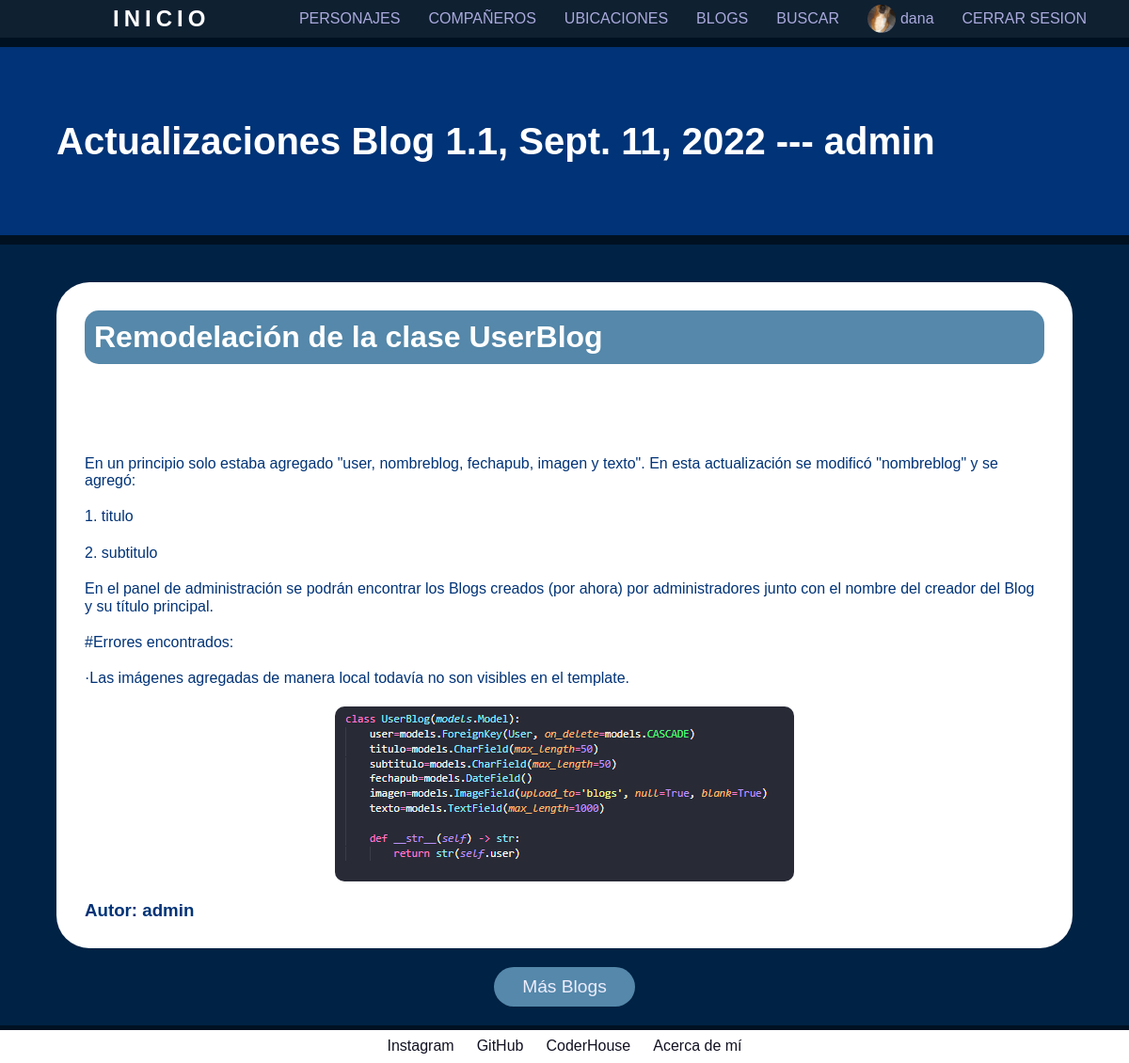
Page /AppPersonajes/listablog/2/ (signed in) on the committed database.
### AppPersonajes/models.py (models this page shows, shortened)
class UserBlog(models.Model):
    username=models.CharField(max_length=50)
    titulo=models.CharField(max_length=50)
    subtitulo=models.CharField(max_length=100)
    fechapub=models.DateField(default=datetime.now)
    imagen=models.ImageField(upload_to='blogs', null=True, blank=True)
    texto=RichTextField(max_length=2000)

### AppPersonajes/views.py (the view)
# urls.py: path("listablog/<int:id>/", leerBlog, name="blog"),
@login_required
def leerBlog(request, id):
    blog=UserBlog.objects.get(id=id)
    return render(request, "App/blog.html", {"blog":blog, "imagen":obtenerAvatar(request)})

### AppPersonajes/views.py (called while the page is built)
@login_required
def obtenerAvatar(request):
    lista=Avatar.objects.filter(user=request.user)
    if len(lista)!=0:
        imagen=lista[0].imagen.url
    else:
        imagen=""
    return imagen

### AppPersonajes/templates/App/blog.html (shortened to what this page needs)
{% extends "App/padre.html" %}
{% load static %}
{% block titulo_de_pagina %}
    <h1 class="titulotemplates">{{ blog.titulo }},  {{blog.fechapub }} --- {{ blog.username }}</h1>
{% endblock %}
{% block contenido_variable %}
    <div class="contenedor-blog">
        <div class="blog">
            <h1>{{ blog.subtitulo }}</h1>
            <p>{{ blog.texto|safe }}</p>
            {% if blog.imagen %}
                <img src="{{ blog.imagen.url }}" alt="img-blog" title="Imagen Blog de {{ blog.username }}">
            {% endif %}
            <h3>Autor: {{ blog.username }}</h3>
        </div>
        <a class="btn_volver" href="{% url 'listablog' %}">Más Blogs</a>
    </div>
{% endblock %}

### AppPersonajes/templates/App/padre.html (shortened to what this page needs)
<!DOCTYPE html>
<html lang="en">
    <head>
        {% load static %}
        <link href= "{% static '\App\css\style.css' %}" rel="stylesheet" />
        <link href="{% static '\App\css\normalize.css' %}" rel="stylesheet">
    </head>
    <body>
        <header>
            <a class="btn_inicio" href="{% url 'inicio' %}">INICIO</a>
            <nav class="barra_nav">
                <ul>
                    <li><a class="btn_ref" href="{% url 'personajes' %}">PERSONAJES</a></li>
                    <li><a class="btn_ref" href="{% url 'compañeros' %}">COMPAÑEROS</a></li>
                    <li><a class="btn_ref" href="{% url 'ubicaciones' %}">UBICACIONES</a></li>
                    <li><a class="btn_ref" href="{% url 'listablog' %}">BLOGS</a></li>
                    <li><a class="btn_ref" href="{% url 'busqueda' %}">BUSCAR</a></li>
                    {% if not request.user.is_authenticated %}
                        <li><a class="btn_ref register" href="{% url 'registrate' %}">REGISTRATE</a></li>
                        <li><a class="btn_ref login" href="{% url 'login' %}">INICIAR SESION</a></li>
                    {% else %}
                        <li><a class="btn_ref" href="{% url 'perfil' %}">
                            {% if imagen %}
                                <img class="img-nav" src="{{ imagen }}" alt="img-perfil" title="Foto perfil de {{ user.username }}">
                            {% endif %}{{ user.username }}
                        </a></li>
                        <li><a class="btn_ref logout" href="{% url 'logout' %}">CERRAR SESION</a></li>
                    {% endif %}
                </ul>
            </nav>
        </header>
            {% block titulo_de_pagina %} {%endblock %}
            {% block contenido_variable %} {% endblock %}
        <footer class="mis_datos">
            <a class="btn_links" target="_blank" href="https://www.instagram.com/gonnzad/">Instagram</a>
            <a class="btn_links" target="_blank" href="https://github.com/GonzaLandini">GitHub</a>
            <a class="btn_links" target="_blank" href="https://plataforma.coderhouse.com/perfil/627a75c68d262f0018d3725f">CoderHouse</a>
            <a class="btn_links" href="{% url 'aboutme' %}">Acerca de mí</a>
        </footer>
    </body>
</html>

### AppPersonajes/static/App/css/style.css (style rules this page uses)
* { color: #fff; text-decoration: none; }
body { background-color: #012; display: flex; flex-direction: column; font-family: sans-serif; }
header { background-color: #123e; display: flex; height: 40px; justify-content: space-between; left: 0; position: fixed; text-align: center; top: 0; width: 100%; z-index: 15; }
.titulotemplates { align-items: center; background-color: #037; color:#fff; display: flex; font-size: 2.5em; height: 200px; margin: 50px 0 10px 0; min-width: max-content; padding: 0 5%; width: 100%; }
.btn_inicio { font-size: 1.5em; font-weight: bold; letter-spacing: 5px; margin: auto; margin-left: 10%; transition: .3s; }
.barra_nav { margin: auto; margin-right: 2.5%; }
.barra_nav ul { display: flex; list-style: none; }
.barra_nav li { margin: auto; }
.img-nav { border-radius: 100%; height: 30px; margin-right: 5px; object-fit:cover; width: 30px; }
.btn_ref { align-items: center; display: flex; color: #aad; margin: 0 15px; min-width: max-content; transition: .3s; }
.mis_datos { background-color: #fff; bottom: 0px; color: #112; display: flex; height: 35px; justify-content: center; position: fixed; width: 100%; z-index: 5; }
.btn_links { color: #112; margin: auto 1%; }
.btn_volver { background-color: #58a; border-radius: 35px; color: #eef; display: flex; font-size: 1.2em; margin: 20px auto; padding: 10px 40px; transition: .3s; width: max-content; }
.contenedor-blog { background-color: #024; margin-bottom: 40px; padding: 20px 5%; width: 100% }
.blog { background-color: #fff; border-radius: 35px; padding: 10px 20px; margin: 20px auto; height: max-content; }
.blog h1 { background-color: #58a; border-radius: 15px; color: #fff; padding: 10px ; }
.blog * { color: #037; margin: 20px 10px; }
.blog img { border-radius: 10px; display: block; margin: 0 auto; width: fit-content }
.contenedor-blog .btn_volver { margin: 20px auto 0; padding: 10px 30px; width: max-content; }

### rows in the picture
UserBlog: titulo "Actualizaciones Blog 1.1", fechapub "Sept. 11, 2022", username "admin", subtitulo "Remodelación de la clase UserBlog", texto "En un principio solo estaba agregado \"user, nombreblog, fechapub, imagen y texto\". En esta actualización se modificó \"nombreblog\" y se agregó: 1. titulo 2. subtitulo En el panel de administración se podrán encontrar los Blogs creados (por ahora) por administradores junto con el nombre del creador del Blog y su título principal. #Errores encontrados: ·Las imágenes agregadas de manera local todavía no son visibles en el template.", imagen (picture)

### other values in the picture
{{ user.username }} "dana"
